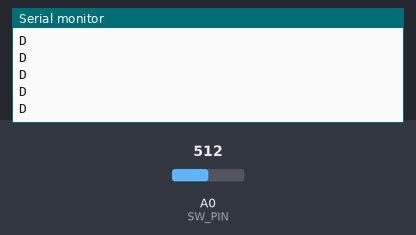
The sketch below on a simulated Arduino Uno, built with avr-gcc and run on an emulated ATmega328P. Parts: the last lines printed to the serial monitor. The inputs (shaded band) are chosen by the test bench; at power-on: A0 (SW_PIN) = 512.

Above: at 1.2 s.
1.3 s: A0 (SW_PIN) set to 490
At 1.31 s:
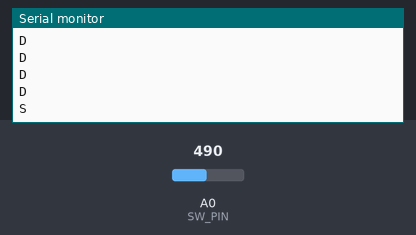
3.2 s: A0 (SW_PIN) set to 290
At 3.21 s:
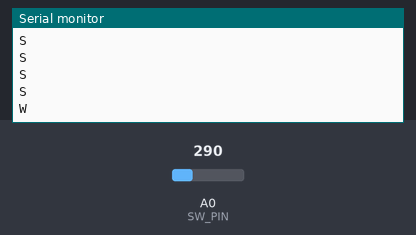
5.1 s: A0 (SW_PIN) set to 90
At 5.11 s:
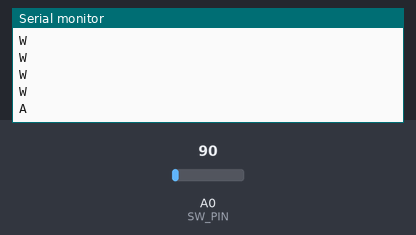
7.0 s: A0 (SW_PIN) set to 710
At 7.02 s:
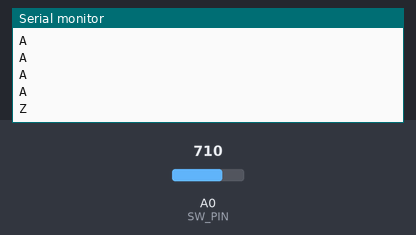

The sketch:

snake.ino
```cpp
// Pin definitions
const int SW_PIN = A0;  // The analog pin connected to the Keyes KY-023

// Threshold values for the SW positions
const int SW1_THRESHOLD = 100;  // Left
const int SW2_THRESHOLD = 300;  // Up
const int SW3_THRESHOLD = 500;  // Down
const int SW4_THRESHOLD = 700;  // Right
const int SW5_THRESHOLD = 900;  // Center (press)

void setup() {
  Serial.begin(9600);  // Initialize serial communication
  pinMode(SW_PIN, INPUT);  // Set SW_PIN as input
}

void loop() {
  int sw_value = analogRead(SW_PIN);  // Read the analog value

  // Determine which position the joystick is in and send the corresponding character
  if (sw_value < SW1_THRESHOLD) {
    Serial.print("A\r\n");  // SW1: Left
  } else if (sw_value < SW2_THRESHOLD) {
    Serial.print("W\r\n");  // SW2: Up
  } else if (sw_value < SW3_THRESHOLD) {
    Serial.print("S\r\n");  // SW3: Down
  } else if (sw_value < SW4_THRESHOLD) {
    Serial.print("D\r\n");  // SW4: Right
  } else if (sw_value < SW5_THRESHOLD) {
    Serial.print("Z\r\n");  // SW5: Center press (acts like space key)
  }

  delay(100);  // Add a small delay to avoid overwhelming the serial communication
}
```

Measured:
- after the input at 1.3 s, the serial monitor: prints a new line at once (image 1)
- after the input at 3.2 s, the serial monitor: prints a new line at once (image 2)
- after the input at 5.1 s, the serial monitor: prints a new line at once (image 3)
- after the input at 7.0 s, the serial monitor: prints a new line at once (image 4)
